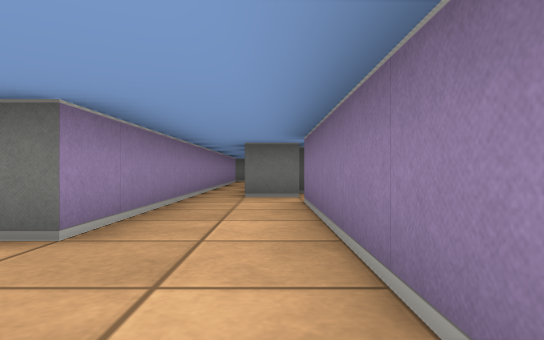
view 1 (above)

16 first-person views from a walk through a cub3D level. The camera is about half as high as the walls, looks level and sees 75° across. The floor is counted in squares. Each view is taken from the middle of a square. On the plan, view 1 faces up. The plan holds only what a view shows up to about 9 squares ahead; the rest is blank.

view 2
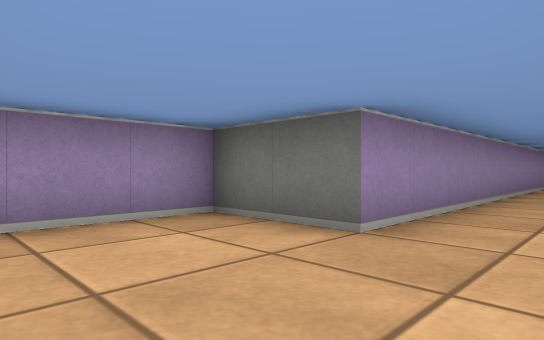

view 3
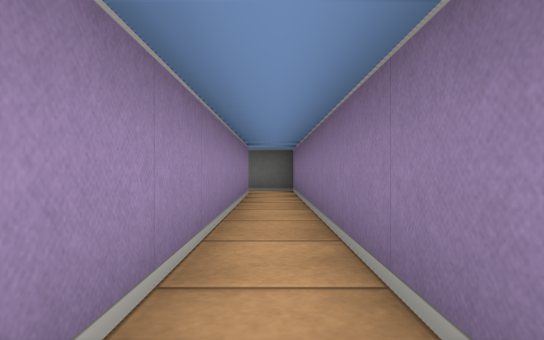

view 4
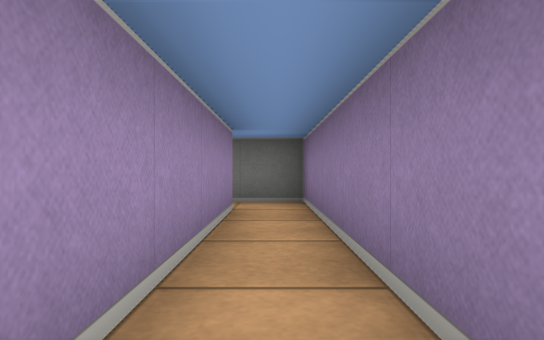

view 5
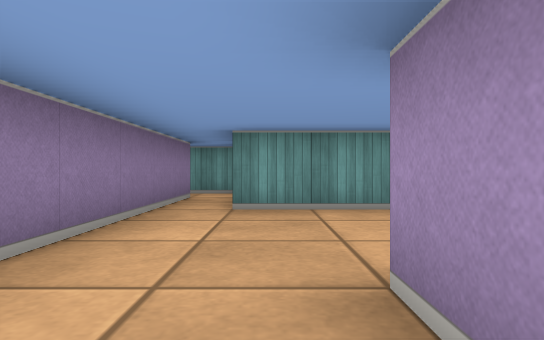

view 6
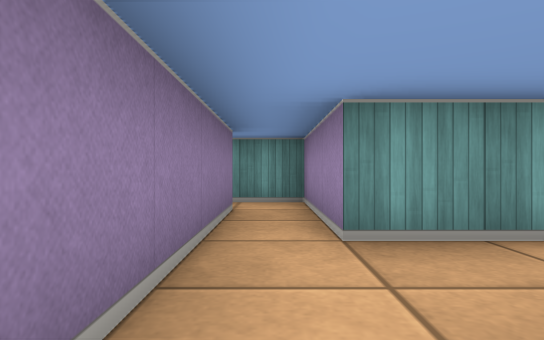

view 7
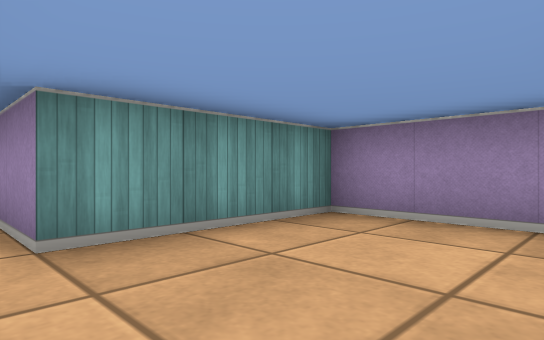

view 8
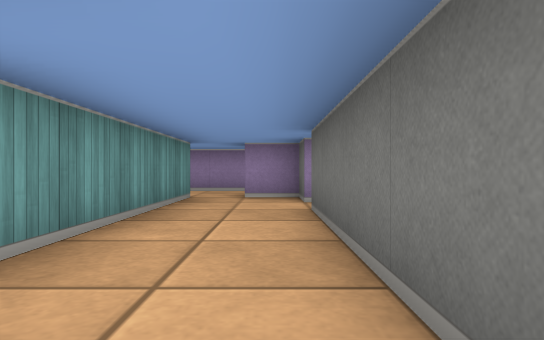

view 9
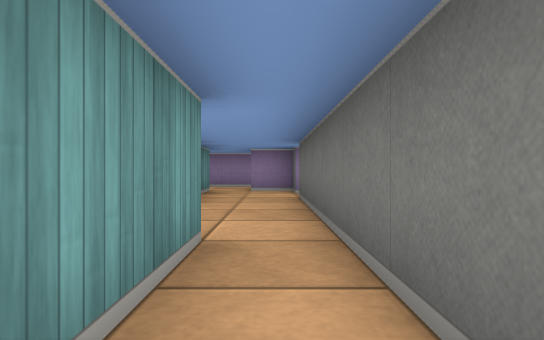

view 10
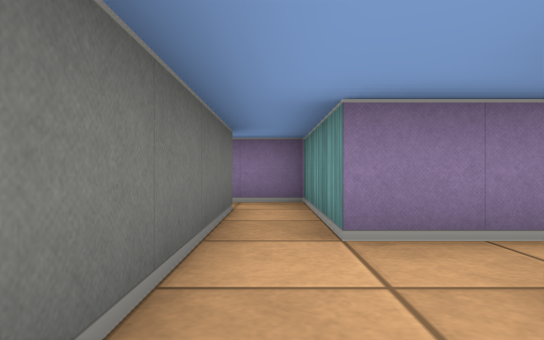

view 11
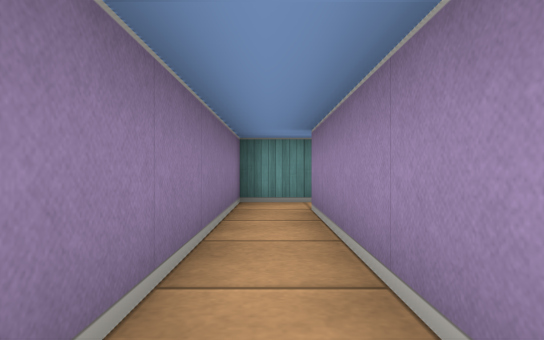

view 12
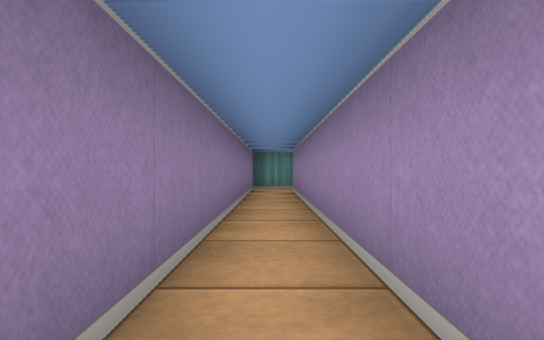

view 13
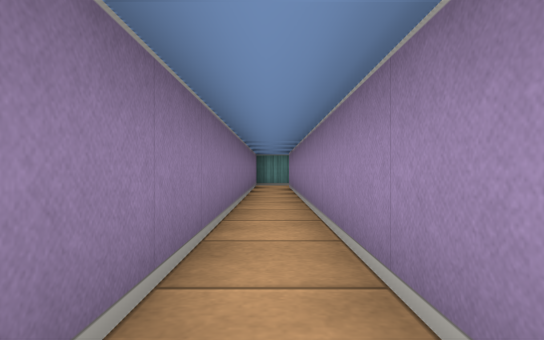

view 14
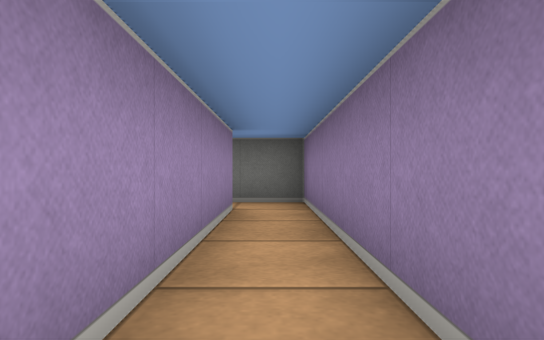

view 15
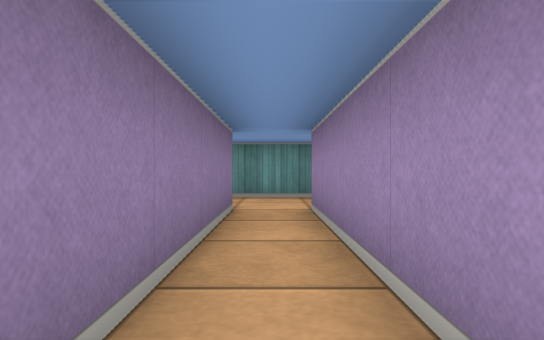

view 16
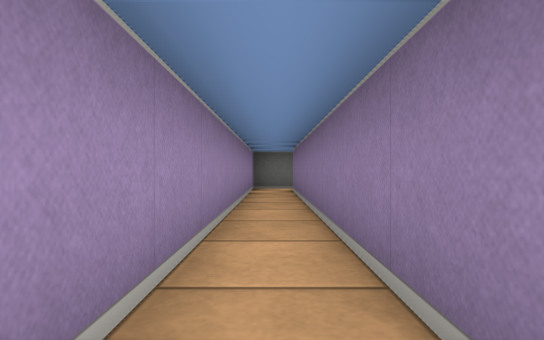

### Floor plan
Points are (right, up) in squares from view 1. A wall is a line through its corners. A room is listed if a view was taken in it or the views show most of it. See-through windows are left out.
Room 1 (views 1, 2, 3, 4, 5, 6, 7)
walls: (0.5, 6.5) (-0.5, 6.5); (-0.5, 7.6) (-0.5, 15.5) (-1.6, 15.5); (0.5, -2.5) (0.5, 5.5) (1.5, 5.5); (-1.5, 14.5) (-1.5, 2.5) (-3.5, 2.5) (-3.5, -0.5) (-0.5, -0.5) (-0.5, -2.5)
ways out: opening at (1, 6) to room 2; opening at (-2, 15); opening at (0, -1.5)
Room 2 (views 8, 10, 15, 16)
walls: (1.5, 5.5) (5.1, 5.5); (6.5, 5) (6.5, 6.5) (8.5, 6.5); (8.5, 7.5) (2.5, 7.5) (2.5, 17.4); (1.5, 18) (1.5, 7.5) (0.5, 7.5) (0.5, 6.5)
ways out: opening at (1, 6) to room 1; opening at (7.5, 7) to room 3; opening at (2, 17); opening at (6, 5)
Room 3 (views 9, 11, 12, 13, 14)
walls: (8.5, 17.5) (8.5, 7.5); (8.5, 6.5) (9.5, 6.5) (9.5, 18.5) (8.4, 18.5)
ways out: opening at (7.5, 7) to room 2; opening at (8, 18)

Positions as (right, up) in squares from view 1, and headings:
1: (0, 0), facing up
2: (0, 0), facing up-left
3: (-1, 7), facing up
4: (-1, 10), facing up
5: (-1, 4), facing down
6: (0, 2), facing down
7: (0, 2), facing down-left
8: (7, 7), facing left
9: (9, 7), facing left
10: (4, 7), facing right
11: (9, 12), facing down
12: (9, 16), facing down
13: (9, 18), facing down
14: (9, 13), facing up
15: (2, 12), facing down
16: (2, 9), facing up
